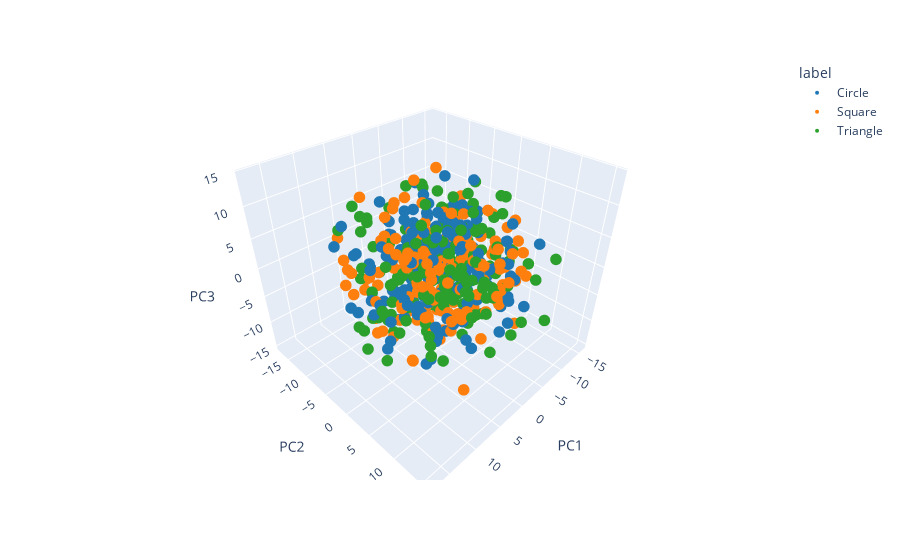

Notebook source saved alongside this figure:
### Code cell
import plotly.express as px

def plot_interactive_latent_space(df):
    fig = px.scatter_3d(df, x='PC1', y='PC2', z='PC3', color='label', 
                        color_discrete_sequence=px.colors.qualitative.D3)

    fig.update_traces(marker=dict(size=4))
    fig.show()
    
plot_interactive_latent_space(df_pca)

### Figure 1 — Plotly figure (JSON) as saved in the notebook; plotly's stock layout.template omitted (floating-point values rounded to 4 significant figures; data arrays with more than 128 entries replaced by an {"elided": "..."} marker saying what was removed)
{"data": [{"hovertemplate": "label=Circle<br>PC1=%{x}<br>PC2=%{y}<br>PC3=%{z}<extra></extra>", "legendgroup": "Circle", "marker": {"color": "#1F77B4", "size": 4, "symbol": "circle"}, "mode": "markers", "name": "Circle", "scene": "scene", "showlegend": true, "type": "scatter3d", "x": {"elided": "200 float values"}, "y": {"elided": "200 float values"}, "z": {"elided": "200 float values"}}, {"hovertemplate": "label=Square<br>PC1=%{x}<br>PC2=%{y}<br>PC3=%{z}<extra></extra>", "legendgroup": "Square", "marker": {"color": "#FF7F0E", "size": 4, "symbol": "circle"}, "mode": "markers", "name": "Square", "scene": "scene", "showlegend": true, "type": "scatter3d", "x": {"elided": "200 float values"}, "y": {"elided": "200 float values"}, "z": {"elided": "200 float values"}}, {"hovertemplate": "label=Triangle<br>PC1=%{x}<br>PC2=%{y}<br>PC3=%{z}<extra></extra>", "legendgroup": "Triangle", "marker": {"color": "#2CA02C", "size": 4, "symbol": "circle"}, "mode": "markers", "name": "Triangle", "scene": "scene", "showlegend": true, "type": "scatter3d", "x": {"elided": "200 float values"}, "y": {"elided": "200 float values"}, "z": {"elided": "200 float values"}}], "layout": {"legend": {"title": {"text": "label"}, "tracegroupgap": 0}, "margin": {"t": 60}, "scene": {"domain": {"x": [0, 1], "y": [0, 1]}, "xaxis": {"title": {"text": "PC1"}}, "yaxis": {"title": {"text": "PC2"}}, "zaxis": {"title": {"text": "PC3"}}}}}
